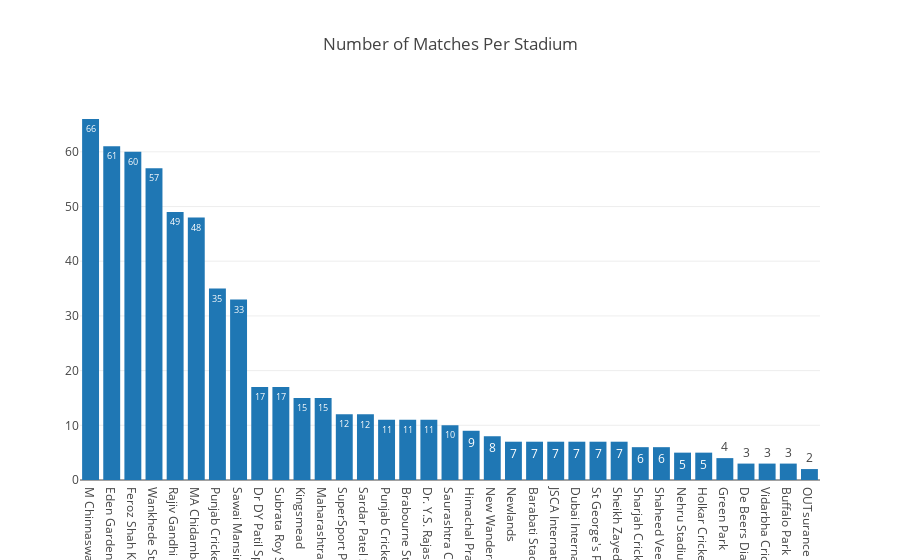

The notebook cell this image was saved under:
### Markdown cell above
### Number of matches played at different stadiums

### Code cell
matches_played_stadium = matches['venue'].value_counts()
data = [go.Bar(
            x = matches_played_stadium.index.values.tolist(),
            y =  matches_played_stadium.values.tolist(),
            text = matches_played_stadium.values.tolist(),
            textposition = 'auto'
    )]

layout = go.Layout(
    title='Number of Matches Per Stadium'
)
fig = go.Figure(data=data, layout=layout)
py.iplot(fig)

### Figure 1 — Plotly figure (JSON) as saved in the notebook; plotly's stock layout.template omitted (floating-point values rounded to 4 significant figures)
{"data": [{"text": [66, 61, 60, 57, 49, 48, 35, 33, 17, 17, 15, 15, 12, 12, 11, 11, 11, 10, 9, 8, 7, 7, 7, 7, 7, 7, 6, 6, 5, 5, 4, 3, 3, 3, 2], "textposition": "auto", "type": "bar", "x": ["M Chinnaswamy Stadium", "Eden Gardens", "Feroz Shah Kotla", "Wankhede Stadium", "Rajiv Gandhi International Stadium, Uppal", "MA Chidambaram Stadium, Chepauk", "Punjab Cricket Association Stadium, Mohali", "Sawai Mansingh Stadium", "Dr DY Patil Sports Academy", "Subrata Roy Sahara Stadium", "Kingsmead", "Maharashtra Cricket Association Stadium", "SuperSport Park", "Sardar Patel Stadium, Motera", "Punjab Cricket Association IS Bindra Stadium, Mohali", "Brabourne Stadium", "Dr. Y.S. Rajasekhara Reddy ACA-VDCA Cricket Stadium", "Saurashtra Cricket Association Stadium", "Himachal Pradesh Cricket Association Stadium", "New Wanderers Stadium", "Newlands", "Barabati Stadium", "JSCA International Stadium Complex", "Dubai International Cricket Stadium", "St George's Park", "Sheikh Zayed Stadium", "Sharjah Cricket Stadium", "Shaheed Veer Narayan Singh International Stadium", "Nehru Stadium", "Holkar Cricket Stadium", "Green Park", "De Beers Diamond Oval", "Vidarbha Cricket Association Stadium, Jamtha", "Buffalo Park", "OUTsurance Oval"], "y": [66, 61, 60, 57, 49, 48, 35, 33, 17, 17, 15, 15, 12, 12, 11, 11, 11, 10, 9, 8, 7, 7, 7, 7, 7, 7, 6, 6, 5, 5, 4, 3, 3, 3, 2]}], "layout": {"title": "Number of Matches Per Stadium"}}
